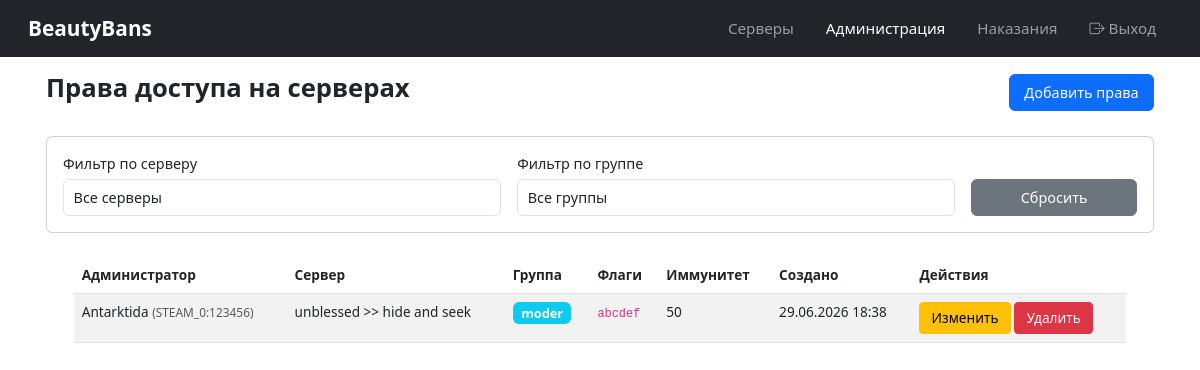
Screenshot of /admins/permissions/ (signed in) with the database file from the repository.
### admins/models.py (models this page shows, shortened)
class AdminServer(models.Model):
    admin = models.ForeignKey(Admin, on_delete=models.CASCADE, related_name='server_permissions')
    server = models.ForeignKey(Server, on_delete=models.CASCADE, related_name='admin_permissions')
    group = models.ForeignKey(AdminGroup, on_delete=models.SET_NULL, null=True, blank=True, related_name='server_assignments')
    flags = models.CharField(max_length=32, default='', blank=True, help_text='Индивидуальные флаги (если не используется группа)')
    immunity = models.IntegerField(default=0, help_text='Индивидуальный иммунитет (если не используется группа)')
    created_at = models.DateTimeField(auto_now_add=True)
    class Meta:
        verbose_name = 'Admin Server Permission'
        verbose_name_plural = 'Admin Server Permissions'
        unique_together = ('admin', 'server')
    def get_effective_flags(self):
        return self.flags if self.flags else (self.group.flags if self.group else '')
    def get_effective_immunity(self):
        return self.immunity if self.immunity else (self.group.immunity if self.group else 0)

class Admin(models.Model):
    steam_id = models.CharField(max_length=64, unique=True)
    name = models.CharField(max_length=64)
    is_active = models.BooleanField(default=True)
    created_at = models.DateTimeField(auto_now_add=True)
    class Meta:
        verbose_name = 'Admin'
        verbose_name_plural = 'Admins'

class AdminGroup(models.Model):
    name = models.CharField(max_length=64, unique=True)
    flags = models.CharField(max_length=32, default='', blank=True)
    immunity = models.IntegerField(default=0)
    created_at = models.DateTimeField(auto_now_add=True)
    class Meta:
        verbose_name = 'Admin Group'
        verbose_name_plural = 'Admin Groups'

### servers/models.py (models this page shows, shortened)
class Server(models.Model):
    GAME_CHOICES = [
        ('cs16', 'Counter-Strike 1.6'),
        ('cs2', 'Counter-Strike 2'),
    ]
    name = models.CharField(max_length=64)
    ip = models.GenericIPAddressField()
    port = models.IntegerField(default=27015)
    rcon_password = models.CharField(max_length=128, blank=True, default='')
    game_type = models.CharField(max_length=8, choices=GAME_CHOICES, default='cs16')
    token = models.UUIDField(default=uuid.uuid4, editable=False, unique=True)
    is_active = models.BooleanField(default=True)
    is_verified = models.BooleanField(default=False, help_text='Верифицирован через API плагина')
    created_at = models.DateTimeField(auto_now_add=True)
    class Meta:
        verbose_name = 'Server'
        verbose_name_plural = 'Servers'

### admins/views.py (the view)
# urls.py: path('permissions/', views.permissions_list, name='permissions_list'),
@login_required
def permissions_list(request):
    from servers.models import Server
    permissions = AdminServer.objects.all().select_related('admin', 'server', 'group').order_by('-created_at')
    server_filter = request.GET.get('server')
    group_filter = request.GET.get('group')
    if server_filter:
        permissions = permissions.filter(server_id=server_filter)
    if group_filter:
        permissions = permissions.filter(group_id=group_filter)
    servers = Server.objects.all().order_by('name')
    groups = AdminGroup.objects.all().order_by('name')
    context = {
        'permissions': permissions,
        'servers': servers,
        'groups': groups,
        'selected_server': server_filter,
        'selected_group': group_filter,
    }
    return render(request, 'admins/permissions_list.html', context)

### admins/templates/admins/permissions_list.html (shortened to what this page needs)
{% extends 'base.html' %}
{% block content %}
<div class="d-flex justify-content-between align-items-center mb-4">
    <h1>Права доступа на серверах</h1>
    <a href="{% url 'admins:permission_add' %}" class="btn btn-primary">Добавить права</a>
</div>
<div class="card mb-4">
    <div class="card-body">
        <form method="get" class="row g-3">
            <div class="col-md-5">
                <label class="form-label">Фильтр по серверу</label>
                <select name="server" class="form-control" onchange="this.form.submit()">
                    <option value="">Все серверы</option>
                </select>
            </div>
            <div class="col-md-5">
                <label class="form-label">Фильтр по группе</label>
                <select name="group" class="form-control" onchange="this.form.submit()">
                    <option value="">Все группы</option>
                </select>
            </div>
            <div class="col-md-2 d-flex align-items-end">
                <a href="{% url 'admins:admin_panel' %}" class="btn btn-secondary w-100">Сбросить</a>
            </div>
        </form>
    </div>
</div>
{% if permissions %}
<div class="table-responsive">
    <table class="table table-striped">
        <thead>
            <tr>
                <th>Администратор</th>
                <th>Сервер</th>
                <th>Группа</th>
                <th>Флаги</th>
                <th>Иммунитет</th>
                <th>Создано</th>
                <th>Действия</th>
            </tr>
        </thead>
        <tbody>
            {% for perm in permissions %}
            <tr>
                <td>{{ perm.admin.name }} <small class="text-muted">({{ perm.admin.steam_id }})</small></td>
                <td>{{ perm.server.name }}</td>
                <td>
                    {% if perm.group %}
                    <span class="badge bg-info">{{ perm.group.name }}</span>
                    {% else %}
                    <span class="text-muted">—</span>
                    {% endif %}
                </td>
                <td><code>{{ perm.get_effective_flags|default:"—" }}</code></td>
                <td>{{ perm.get_effective_immunity }}</td>
                <td>{{ perm.created_at|date:"d.m.Y H:i" }}</td>
                <td>
                    <a href="{% url 'admins:permission_edit' perm.pk %}" class="btn btn-sm btn-warning">Изменить</a>
                    <a href="{% url 'admins:permission_delete' perm.pk %}" class="btn btn-sm btn-danger">Удалить</a>
                </td>
            </tr>
            {% endfor %}
        </tbody>
    </table>
</div>
{% else %}
<div class="alert alert-info">
    Прав доступа пока нет. <a href="{% url 'admins:permission_add' %}">Добавить первое право</a>
</div>
{% endif %}
{% endblock %}

### templates/base.html (style rules this page uses)
body { font-size: 14px; }
.btn { font-size: 0.9rem; padding: 0.4rem 0.9rem; }
.btn-sm { font-size: 0.85rem; padding: 0.3rem 0.7rem; }
.form-label { font-size: 0.9rem; font-weight: 500; margin-bottom: 0.3rem; }
.form-control, .form-select { font-size: 0.9rem; padding: 0.4rem 0.6rem; }
.table { font-size: 0.85rem; width: 95% !important; margin: 0 auto; }
.table-responsive { overflow-x: auto; }
.card { border-radius: 0.4rem; max-width: 1200px; margin: 0 auto 1rem auto; }
.card-body { padding: 1rem; }
h1 { font-size: 1.6rem; font-weight: 600; text-align: center; }
.badge { font-size: 0.8rem; }

### rows the page displays
AdminServer: admin.name "Antarktida", admin.steam_id "STEAM_0:123456", server.name "unblessed >> hide and seek", group.name "moder", get_effective_flags "abcdef", get_effective_immunity "50", created_at "29.06.2026 18:38"
